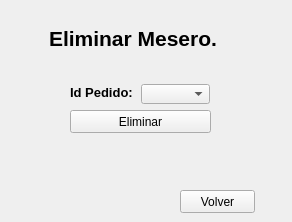
<?xml version="1.0" encoding="UTF-8"?>
<ui version="4.0">
 <class>Form</class>
 <widget class="QWidget" name="Form">
  <property name="geometry">
   <rect>
    <x>0</x>
    <y>0</y>
    <width>292</width>
    <height>222</height>
   </rect>
  </property>
  <property name="windowTitle">
   <string>Form</string>
  </property>
  <widget class="QLabel" name="label">
   <property name="geometry">
    <rect>
     <x>49</x>
     <y>23</y>
     <width>181</width>
     <height>31</height>
    </rect>
   </property>
   <property name="font">
    <font>
     <pointsize>16</pointsize>
     <weight>75</weight>
     <bold>true</bold>
    </font>
   </property>
   <property name="text">
    <string>Eliminar Mesero.</string>
   </property>
  </widget>
  <widget class="QComboBox" name="comboBox">
   <property name="geometry">
    <rect>
     <x>141</x>
     <y>84</y>
     <width>69</width>
     <height>20</height>
    </rect>
   </property>
  </widget>
  <widget class="QLabel" name="label_2">
   <property name="geometry">
    <rect>
     <x>70</x>
     <y>84</y>
     <width>65</width>
     <height>16</height>
    </rect>
   </property>
   <property name="font">
    <font>
     <pointsize>10</pointsize>
     <weight>75</weight>
     <bold>true</bold>
    </font>
   </property>
   <property name="text">
    <string>Id Pedido:</string>
   </property>
  </widget>
  <widget class="QPushButton" name="botoneliminar">
   <property name="geometry">
    <rect>
     <x>70</x>
     <y>110</y>
     <width>141</width>
     <height>23</height>
    </rect>
   </property>
   <property name="text">
    <string>Eliminar</string>
   </property>
  </widget>
  <widget class="QPushButton" name="botonVolver">
   <property name="geometry">
    <rect>
     <x>180</x>
     <y>190</y>
     <width>75</width>
     <height>23</height>
    </rect>
   </property>
   <property name="text">
    <string>Volver</string>
   </property>
  </widget>
 </widget>
 <resources/>
 <connections/>
</ui>
